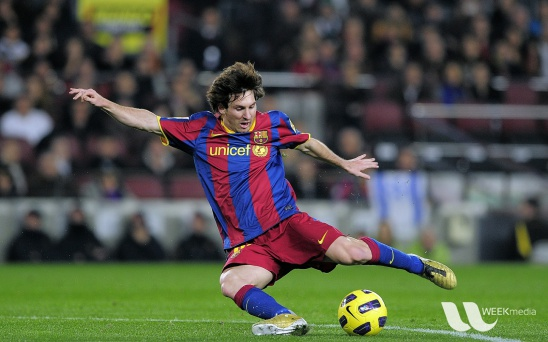
#> input picture messi5.jpg, 548 x 342 px
$ jupyter execute --allow-errors CASIS-OpenCV_Course_Session3.ipynb   (shell and % lines are left out)
#> lines starting #> are read from the running program, lines starting #| are printed output that depends on the picture
<html>
<head>
<meta content="text/html; charset=ISO-8859-1"
http-equiv="content-type">
<title></title>
</head>
<body>
<p style="text-align: center;" class="MsoNormal"><span
style="font-weight: bold; text-decoration: underline;">OpenCV 101: A
Practical Guide to the Open Computer Vision
Library</span></p>
<p style="text-align: center;" class="MsoNormal"><img alt="OpenCV"
src="https://a.fsdn.com/allura/p/opencvlibrary/icon"><br>
<span style="font-weight: bold; text-decoration: underline;"></span><o:p></o:p></p>
<p class="MsoNormal"><br>
<o:p></o:p></p>
<p style="text-align: center;" class="MsoNormal">CASIS Short Course<o:p></o:p></p>
<p style="text-align: center;" class="MsoNormal"><o:p>&nbsp;<span
style="font-weight: bold; text-decoration: underline;">Session 3</span><br>
</o:p></p>
<p style="text-align: center;" class="MsoNormal"><span
style="font-style: italic;">Matthew Rever, LLNL<br>
<br>
rever1@llnl.gov</span><o:p></o:p></p>
<br>
<p class="MsoNormal"><o:p></o:p></p>
<!--/.row--> <br>
<div class="row">
<div class="span8 well pull-left"
style="padding: 0.7em 0.7em 0.5em; overflow: hidden;">
<div class="span4">
<h5 style="margin-top: 0pt;">
<p>Sponsored by:</p>
<p><a href="https://www-eng.llnl.gov/">LLNL Engineering Directorate</a></p>
<p><a href="https://casis.llnl.gov/">Center for Advanced Signal &amp;
Image <br>
Sciences (CASIS)</a></p>
</h5>
</div>
<div class="span4 pull-right" style="margin-left: 0px;">
<h5 style="margin-top: 0pt;">
<p>This technical event is jointly <br>
sponsored by:</p>
<a href="http://www.e-grid.net"><img
src="https://casis.llnl.gov/casis_2012/images/ieee_blue.gif" alt="IEEE"
style="border: 1px outset rgb(221, 221, 221); padding: 5px; float: right; margin-right: 10px; background-color: white;"></a>
<a href="http://www.ewh.ieee.org/r6/oeb/SigProc/sigproc.html">Oakland-East
Bay Chapter of the IEEE Signal Processing Society</a> </h5>
</div>
</div>
</div>
<!--/.row Sponsor Div-->
<p>&nbsp;</p>
This work performed under the auspices of the U.S. Department of Energy
by Lawrence Livermore National Laboratory under Contract
DE-AC52-07NA27344
<br>
<br>
LLNL-PRES-700980
</body>
</html>

<br><br><br><br><br><br><br><br><br><br>Image Segmentation

What is image segmentation?

Partitioning an image into regions of interest (example: in a picture of a human face, finding
which pixels are the human and which are the background)

Goal:  Try to find boundaries around related/similar (in color, texture etc) pixels

[cell 1]
%pylab notebook
import cv2
%cd data

<b>Watershed algorithm</b>
<br>
http://cmm.ensmp.fr/~beucher/wtshed.html
<br>

[cell 2]
img = cv2.imread('coinsb.jpg')
#> (the rest of this cell did not finish here and is left out)

<b>Grab-cut</b>
<br>
Graph-theory based algorithm to segment image with minimal user interaction<br>
http://docs.opencv.org/3.1.0/d8/d83/tutorial_py_grabcut.html
<br>
Paper: http://dl.acm.org/citation.cfm?id=1015720

[cell 3]
#Grab-cut demo
img = imread('messi5.jpg')
#> img is the input picture: shape (342, 548, 3); mean R, G, B 82.2, 86, 72.4
orig = img.copy()
mask = zeros(img.shape[:2],np.uint8)

bgdModel = np.zeros((1,65),np.float64)
fgdModel = np.zeros((1,65),np.float64)

rect = (50,50,450,290)
cv2.grabCut(img,mask,rect,bgdModel,fgdModel,5,cv2.GC_INIT_WITH_RECT)

mask2 = np.where((mask==2)|(mask==0),0,1).astype('uint8')
img = img*mask2[:,:,np.newaxis]
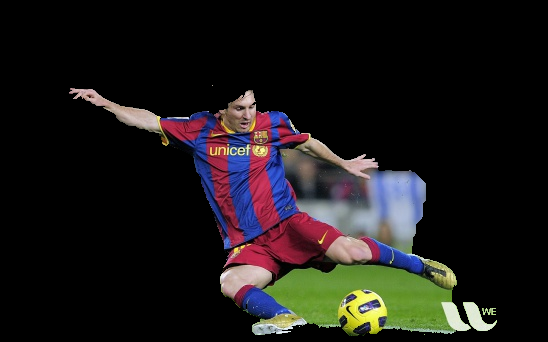
#> img: shape (342, 548, 3); mean R, G, B 27.8, 25, 24.2
img_interm = img.copy()

newmask = cv2.imread('messimask.png',0) #I generated this file using a modified version of grabcut.py included
                                        #in the OpenCV samples repository


mask=newmask

#> (the rest of this cell did not finish here and is left out)

<br><br><br>Exercise:  Histogram backprojection is another powerful segmentation tool.  Read this and play with the code:
http://docs.opencv.org/3.1.0/dc/df6/tutorial_py_histogram_backprojection.html

<br><br><br>Image Transformations

<b>Resizing</b>

[cell 4]
scalefactor=2.5

img = imread('messi5.jpg')

#the heart of the code:
res = cv2.resize(img,None,fx=scalefactor, fy=scalefactor, interpolation = cv2.INTER_CUBIC)

#the remainder of the code is to generate the display image
height, width = img.shape[:2]
#> height = 342; width = 548

bigwidth = int( amax( [scalefactor*height , height]) )
#> bigwidth = 855
bigheight = int( width*(1+scalefactor))
#> bigheight = 1918

bigim = zeros((bigwidth , bigheight ,3),uint8)
bigim[:height,:width] = img
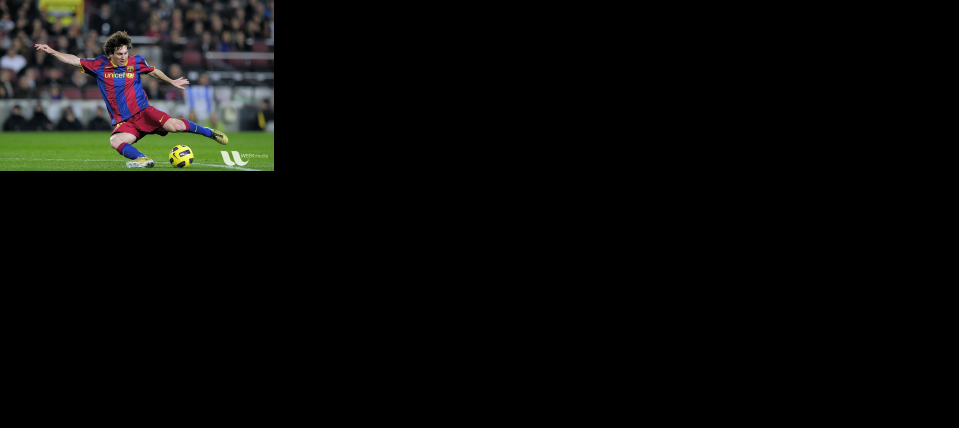
#> bigim: shape (855, 1918, 3) (shown at 1/2 size); mean R, G, B 9.4, 9.8, 8.3

if scalefactor > 1:
    bigim[:,width:] = res
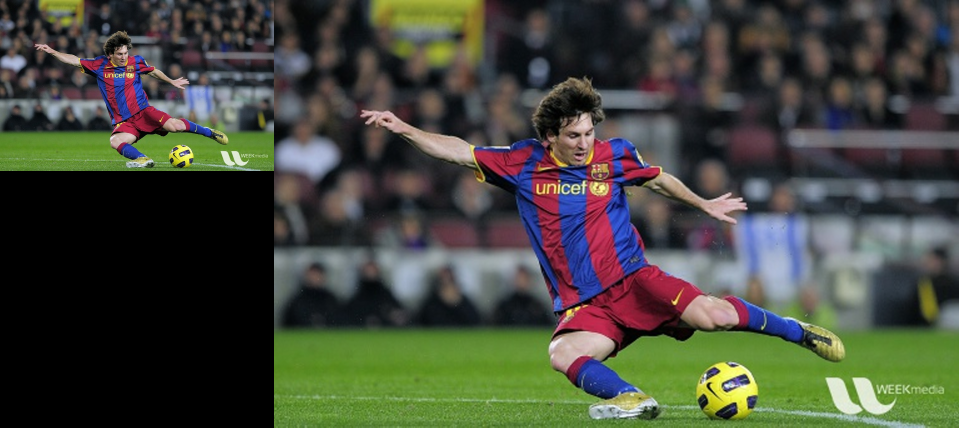
#> bigim: shape (855, 1918, 3) (shown at 1/2 size); mean R, G, B 68.1, 71.3, 60
else:
    bigim[: int(scalefactor*height),width:] = res

figure()
imshow(bigim)
title('original                                                       scaled')

<br><br><b>Translation</b>

[cell 5]
img = imread('messi5.jpg')
rows,cols,chans = img.shape
#> rows = 342; cols = 548; chans = 3

xshift=100
yshift=20

M = np.float32([[1,0,xshift],[0,1,yshift]])
dst = cv2.warpAffine(img,M,(cols,rows))

figure()
imshow(dst)

<br><br><b>Rotation</br>
<br>

[cell 6]
img = imread('messi5.jpg')
rows,cols, chans = img.shape

#specify our rotation in degrees
theta = 45.0

M = cv2.getRotationMatrix2D((cols/2,rows/2),theta,1)
dst = cv2.warpAffine(img,M,(cols,rows))
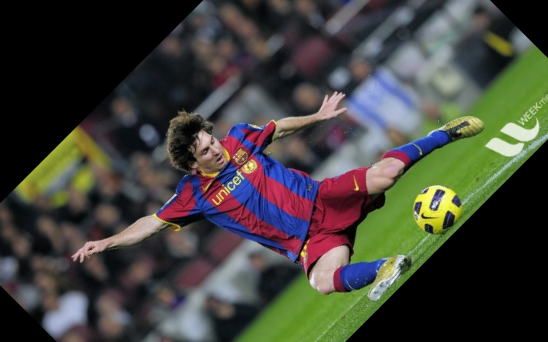
#> dst: shape (342, 548, 3); mean R, G, B 66, 66.4, 59.4

figure()
imshow(dst)

<br><br><b>General affine transform:</b><br><br>
Map 3 input (x,y) points to 3 output points
ie parallelogram to parallelogram
Will perform translation, scaling, rotation, and skew, but not perspective correction

[cell 7]
img = imread('messi5.jpg')
rows,cols,ch = img.shape
#> ch = 3

pts1 = np.float32([[50,50],[200,50],[50,200]])
pts2 = np.float32([[10,100],[200,50],[100,250]])

M = cv2.getAffineTransform(pts1,pts2)

dst = cv2.warpAffine(img,M,(cols,rows))
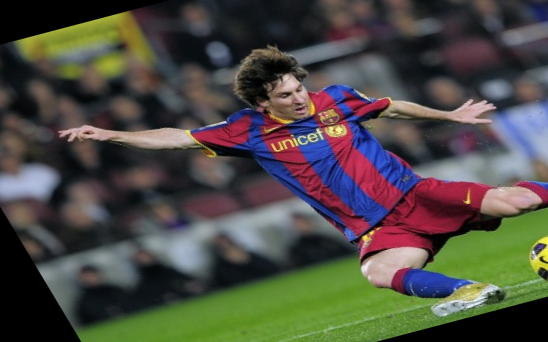
#> dst: shape (342, 548, 3); mean R, G, B 77.1, 75.2, 68.1

figure()
plt.subplot(121),plt.imshow(img),plt.title('Input')
plt.subplot(122),plt.imshow(dst),plt.title('Output')

<br><br><b>Perspective transform:</b><br><br>
4 point transform
<br>Nonlinear but more general than affine
<br>Perspective:  further away objects look smaller

#> (a cell that did not finish here is left out)

<br><br><br>Finding objects

Template matching:

    Use an example (template) image (smaller than main image), slide it over the main image, and see where the correlation is strongest

    Can be used to determine if an object is present, and if so, where

[cell 9]
#template example with various cross-correlation metrics

img = cv2.imread('messi5.jpg',0)
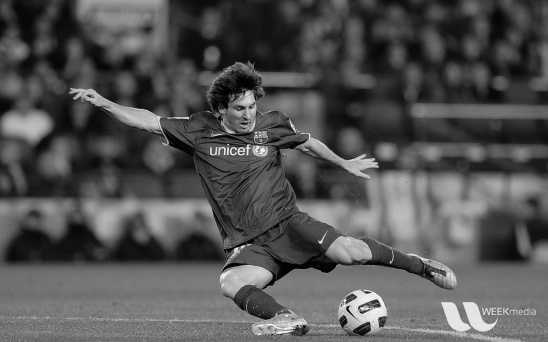
#> img: shape (342, 548); min 0, max 253, mean 83.3
img2 = img.copy()
template = img[70:135,210:260]
w, h = template.shape[::-1]
#> w = 50; h = 65

# All the 6 methods for comparison in a list
methods = ['cv2.TM_CCOEFF', 'cv2.TM_CCOEFF_NORMED', 'cv2.TM_CCORR',
            'cv2.TM_CCORR_NORMED', 'cv2.TM_SQDIFF', 'cv2.TM_SQDIFF_NORMED']

for meth in methods:
    img = img2.copy()
    method = eval(meth)

    # Apply template Matching
    res = cv2.matchTemplate(img,template,method)
    min_val, max_val, min_loc, max_loc = cv2.minMaxLoc(res)

    # If the method is TM_SQDIFF or TM_SQDIFF_NORMED, take minimum
    if method in [cv2.TM_SQDIFF, cv2.TM_SQDIFF_NORMED]:
        top_left = min_loc
    else:
        top_left = max_loc
    bottom_right = (top_left[0] + w, top_left[1] + h)

    cv2.rectangle(img,top_left, bottom_right, 255, 2)

    figure()
    subplot(121)
    imshow(res,cmap = 'gray')
    title('Matching Result')
    xticks([])
    yticks([])
    subplot(122),
    imshow(img,cmap = 'gray')
    title('Detected Point')
    xticks([])
    yticks([])
    suptitle(meth)
#> this loop made 6 passes
#> (min_val, max_val, min_loc, top_left, bottom_right) on passes 1 to 4: (-5481573, 9776101, (217, 262), (210, 70), (260, 135)), (-0.609, 1, (464, 179), (210, 70), (260, 135)), (6349626.5, 40542876, (231, 0), (435, 274), (485, 339)), (0.492, 1, (42, 197), (210, 70), (260, 135))
#> (min_val, max_val, max_loc, top_left, bottom_right) on passes 5 to 6: (0, 37175452, (218, 262), (210, 70), (260, 135)), (6.95e-08, 1, (11, 0), (210, 70), (260, 135))
#> pass 1, `res = cv2.matchTemplate(img,template,method)`:
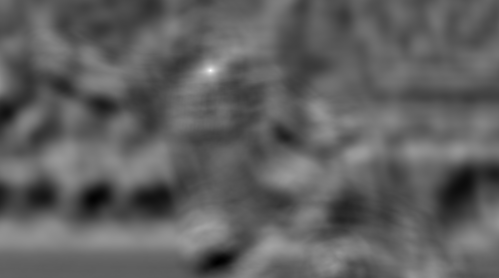
#> res: shape (278, 499) float32; min -5481573, max 9776101, mean 280371.6; drawn with min black and max white
#> pass 3, `res = cv2.matchTemplate(img,template,method)`:
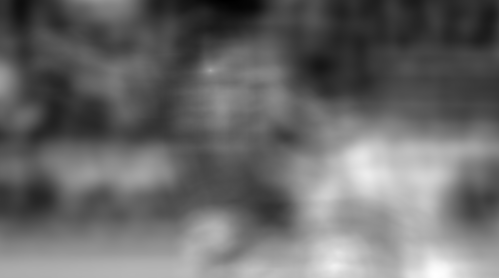
#> res: shape (278, 499) float32; min 6349626.5, max 40542876, mean 20588182; drawn with min black and max white
#> after the loop:
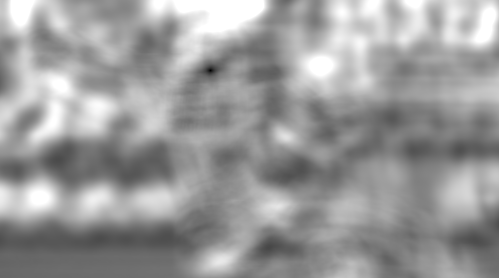
#> res: shape (278, 499) float32; min 6.95e-08, max 1, mean 0.608
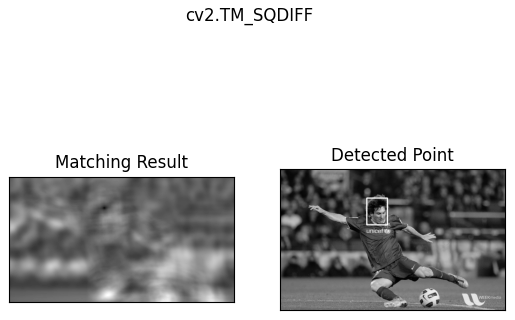
#> figure drawn by matplotlib, 2 panels

<br><br><br>Finding lines and circles with the Hough Transform

Hough transform: Take an edge-detection, binarized image;<br>
Consider curves which can be parameterized (lines, for example, have angle and offset parameters);<br>
For a given set of parameters, see how many points in the image fall on the curve<br>
If #points > threshold, that curve exists in the image<br>
http://docs.opencv.org/3.1.0/d6/d10/tutorial_py_houghlines.html

#> (a cell that did not finish here is left out)

Suggested exercise:

Write a script that takes in a well-behaved (non-overlapping) image of spare change (pennies, nickles, dimes, quarters etc) and outputs the amount of money present.

Sample image:

https://encrypted-tbn3.gstatic.com/images?q=tbn:ANd9GcS53fqghnDXC3iJc4e5jIHyWvELTaXd1m2l2-AjsCJ9P1-vWNQ2

https://encrypted-tbn1.gstatic.com/images?q=tbn:ANd9GcTU0mpGPO96fKfLSnzJyJzdJX6Mckhid-DPHh6PEvpTrtgGOQm68l50A2s

If you're feeling ambitious, make it work with images captured at an angle.

<br><br><br>Features

What are image features?
<br>
"specific patterns or specific features which are unique, which can be easily tracked, which can be easily compared."<br>
http://docs.opencv.org/3.1.0/df/d54/tutorial_py_features_meaning.html

<b>Corners:</b>
<br>Algorithms exist to find corner points in images
<br>Very handy for objects with sharp edges

#> (a cell that did not finish here is left out)

Suggested exercise:<br>
Find or create an image that contains a rectangular object captured at an angle against a flat, high-contrast background.  Write a script that finds the corners and then performs a perspective transform to bring the object into head-on view.

<b>Widely used general features:</b><br>
<br>SIFT: Scale Invariant Feature Transfrom
<br>SURF: Speeded Up Robust Features
<br>BRISK: Binary Robust Invariant Scalable Keypoints
<br>HOG: Histogram of oriented Gradients
<br>BRIEF: Binary Robust Independent Elementary Features
<br>ORB: Oriented fast and Rotated BRIEF
<br>AKAZE: AKAZE (no acronym)

<br>Exercise:  Read about these different features on Wikipedia and http://docs.opencv.org/3.1.0/db/d27/tutorial_py_table_of_contents_feature2d.html

<br><br><br>Feature-matching/homography demo

[cell 12]
MIN_MATCH_COUNT = 10 #make sure we have at least 10 points to compare/match
#> MIN_MATCH_COUNT = 10

img1 = cv2.imread('box.png',0)          # query image
img2 = cv2.imread('box_in_scene.png',0) # main image

# [10 lines of commented-out code are left out]

detector = cv2.BRISK_create(); norm = cv2.NORM_HAMMING
#> after `norm = cv2.NORM_HAMMING`: norm = 6


# find the keypoints and descriptors with chosen detector
#> (the rest of this cell did not finish here and is left out)

$ run again, with baboon.jpg copied over messi5.jpg
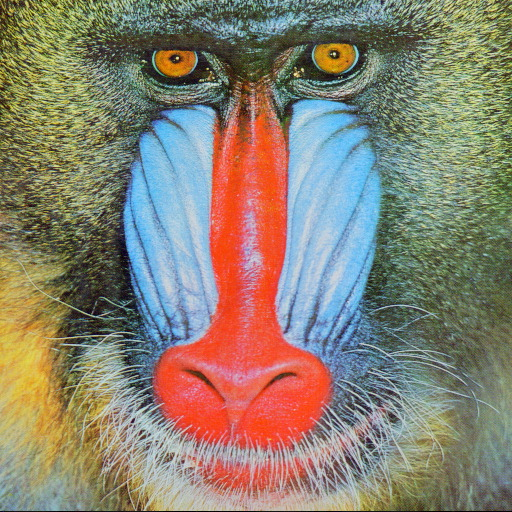
#> input picture baboon.jpg, 512 x 512 px
#> img is the input picture: shape (512, 512, 3); mean R, G, B 137.1, 129.1, 112.9
#> the loop `for meth in methods:` made 6 passes
#> (min_val, max_val, min_loc, top_left, bottom_right) on passes 1 to 4: (-1889992.8, 5949645, (270, 267), (210, 70), (260, 135)), (-0.421, 1, (271, 266), (210, 70), (260, 135)), (17122004, 59632648, (79, 245), (288, 176), (338, 241)), (0.765, 1, (83, 234), (210, 70), (260, 135))
#> after the loop `for meth in methods:`:
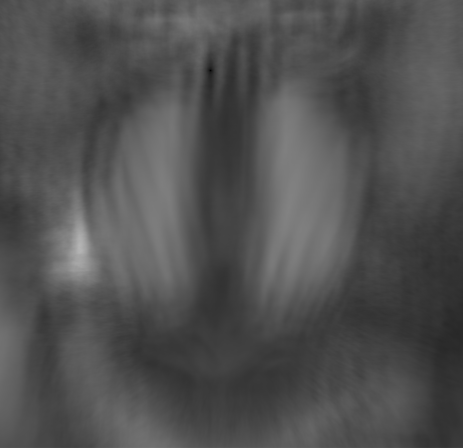
#> res: shape (448, 463) float32; min 1.62e-07, max 0.71, mean 0.319
#> `[cell 9] #template example with various cross-correlation metrics  img..`:
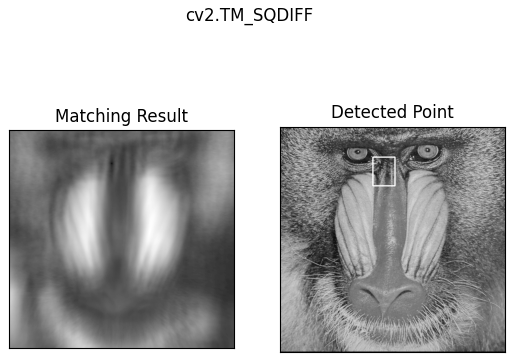
#> figure drawn by matplotlib, 2 panels
#> MIN_MATCH_COUNT = 10
#> norm = 6

$ run again, with licenseplate_motion.jpg copied over messi5.jpg
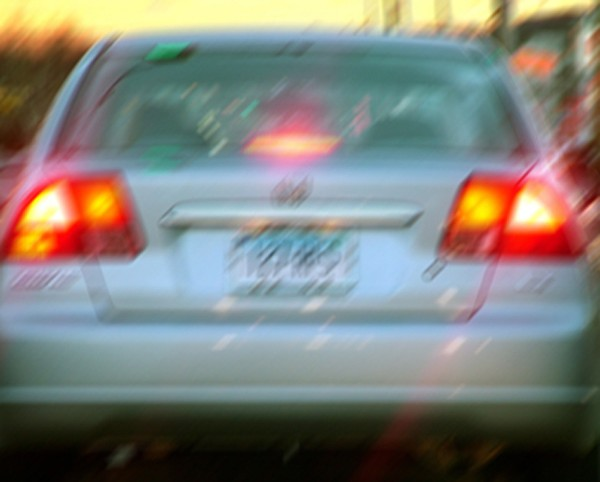
#> input picture licenseplate_motion.jpg, 600 x 482 px
#> img is the input picture: shape (482, 600, 3); mean R, G, B 126.7, 127, 120.7
#> the loop `for meth in methods:` made 6 passes
#> (min_val, max_val, min_loc, top_left, bottom_right) on passes 1 to 4: (-2754379, 1801658, (22, 9), (103, 230), (153, 295)), (-0.888, 1, (416, 385), (210, 70), (260, 135)), (4733106, 75569184, (12, 417), (360, 233), (410, 298)), (0.621, 1, (26, 417), (210, 70), (260, 135))
#> `[cell 9] #template example with various cross-correlation metrics  img..`:
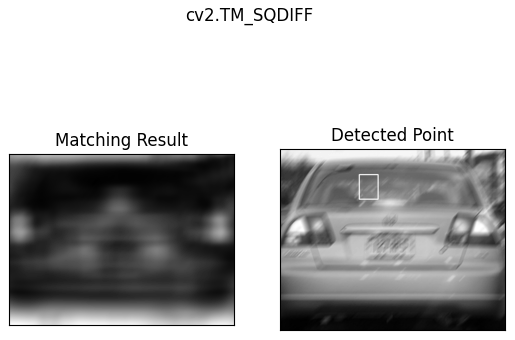
#> figure drawn by matplotlib, 2 panels
#> MIN_MATCH_COUNT = 10
#> norm = 6
